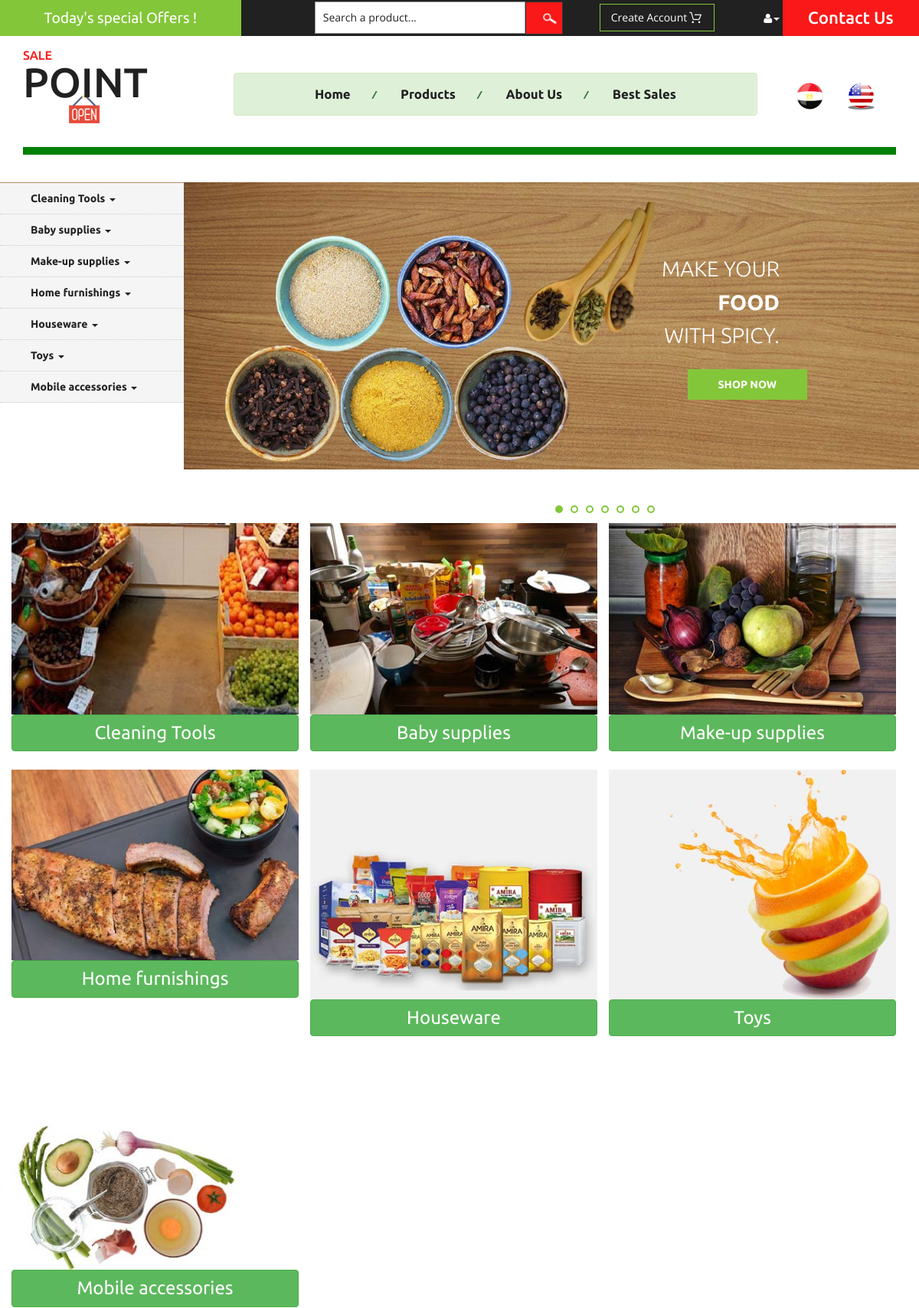
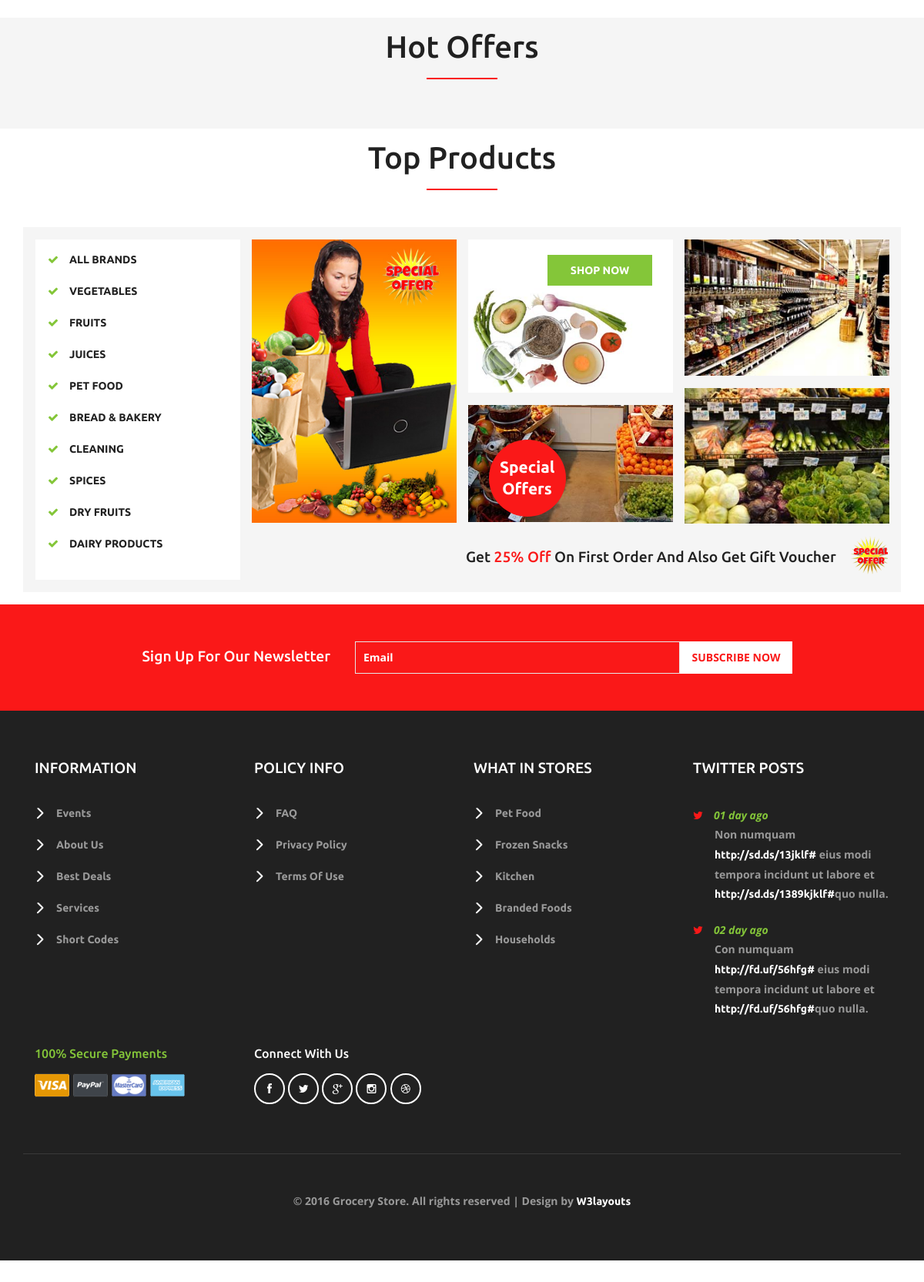
The page / on the database its author committed (2 pictures, top to bottom).
### tables this page shows
CREATE TABLE `department` (
  `DepartmentNo` int(11) NOT NULL,
  `Name` varchar(100) DEFAULT NULL,
  `NameAr` varchar(100) DEFAULT NULL,
  `details` varchar(550) NOT NULL,
  `detailsar` varchar(550) NOT NULL
);

### Classes/Database.php (called while the page is built, shortened)
<?php
    class Database
    {
        var $conn;
        function __construct()
        {
            $this->conn=mysqli_connect("mysql5044.site4now.net","a6e60d_salepoi","ABC@123456","db_a6e60d_salepoi");
        }
      function GetData($select)
      {
        $result= mysqli_query($this->conn,$select);
        return $result;
      }
    }
?>

### Classes/Department.php (called while the page is built, shortened)
<?php
include_once "Database.php";
class Department extends Database implements Operations
{
    public function GetAll(){
        return parent::GetData("SELECT * FROM `department`");
    }
}
?>

### index.php (the view, shortened to what this page needs)
<?php
if(isset($_SESSION["id"]))
include_once "HeaderAfter.php";
else
include_once "HeaderBefore.php";
  ?>
	<div class="banner">
		<div class="w3l_banner_nav_left">
			<nav class="navbar nav_bottom">
				<div class="collapse navbar-collapse" id="bs-megadropdown-tabs">
					<ul class="nav navbar-nav nav_1">
					<?php
					include_once "Classes/Department.php";
					$dept=new Department();
					$rs=$dept->GetAll();
					while($row=mysqli_fetch_assoc($rs))
					{
				?>
						<li class="dropdown mega-dropdown active">
							<a href="#" class="dropdown-toggle" data-toggle="dropdown"> <?php echo $row["Name"]; ?> <span class="caret"></span></a>
						</li>
				<?php } ?>
					</ul>
				 </div>
			</nav>
		</div>
		<div class="w3l_banner_nav_right">
			<section class="slider">
				<div class="flexslider">
					<ul class="slides">
						<li>
							<div class="w3l_banner_nav_right_banner">
								<h3>Make your <span>food</span> with Spicy.</h3>
								<div class="more">
									<a href="products.html" class="button--saqui button--round-l button--text-thick" data-text="Shop now">Shop now</a>
								</div>
							</div>
						</li>
					</ul>
				</div>
			</section>
				<link rel="stylesheet" href="css/flexslider.css" type="text/css" media="screen" property="" />
		</div>
	</div>
<div  style="margin:0 15px;">
				<?php
					include_once "Classes/Department.php";
					$dept=new Department();
					$rs=$dept->GetAll();
					while($row=mysqli_fetch_assoc($rs))
					{
				?>
				<div class="col-md-4 w3l_banner_nav_right_banner3_btml">
					<div class="view view-tenth">
						<img src="Department/<?php echo $row["DepartmentNo"] ?>.jpg" alt=" " class="img-responsive" />
					</div>
					<a href="AllProducts.php?dno=<?php echo $row["DepartmentNo"] ?>">
					<h4 class="btn btn-success" style="width: 100%;color:white;margin-top: 0;">
					   <?php echo $row["Name"] ?>
				    </h4>
					</a>
				</div>
				<?php } ?>
			</div>
	<div class="top-brands">
		<div class="container">
			<h3>Hot Offers</h3>
		</div>
	</div>
	<div class="fresh-vegetables">
		<div class="container">
			<h3>Top Products</h3>
			<div class="w3l_fresh_vegetables_grids">
				<div class="col-md-3 w3l_fresh_vegetables_grid w3l_fresh_vegetables_grid_left">
					<div class="w3l_fresh_vegetables_grid2">
						<ul>
							<li><i class="fa fa-check" aria-hidden="true"></i><a href="products.html">All Brands</a></li>
							<li><i class="fa fa-check" aria-hidden="true"></i><a href="vegetables.html">Vegetables</a></li>
							<li><i class="fa fa-check" aria-hidden="true"></i><a href="vegetables.html">Fruits</a></li>
							<li><i class="fa fa-check" aria-hidden="true"></i><a href="drinks.html">Juices</a></li>
							<li><i class="fa fa-check" aria-hidden="true"></i><a href="pet.html">Pet Food</a></li>
							<li><i class="fa fa-check" aria-hidden="true"></i><a href="bread.html">Bread & Bakery</a></li>
							<li><i class="fa fa-check" aria-hidden="true"></i><a href="household.html">Cleaning</a></li>
							<li><i class="fa fa-check" aria-hidden="true"></i><a href="products.html">Spices</a></li>
							<li><i class="fa fa-check" aria-hidden="true"></i><a href="products.html">Dry Fruits</a></li>
							<li><i class="fa fa-check" aria-hidden="true"></i><a href="products.html">Dairy Products</a></li>
						</ul>
					</div>
				</div>
				<div class="col-md-9 w3l_fresh_vegetables_grid_right">
					<div class="col-md-4 w3l_fresh_vegetables_grid">
						<div class="w3l_fresh_vegetables_grid1">
							<img src="images/8.jpg" alt=" " class="img-responsive" />
						</div>
					</div>
					<div class="col-md-4 w3l_fresh_vegetables_grid">
						<div class="w3l_fresh_vegetables_grid1">
							<div class="w3l_fresh_vegetables_grid1_rel">
								<img src="images/7.jpg" alt=" " class="img-responsive" />
								<div class="w3l_fresh_vegetables_grid1_rel_pos">
									<div class="more m1">
										<a href="products.html" class="button--saqui button--round-l button--text-thick" data-text="Shop now">Shop now</a>
									</div>
								</div>
							</div>
						</div>
						<div class="w3l_fresh_vegetables_grid1_bottom">
							<img src="images/10.jpg" alt=" " class="img-responsive" />
							<div class="w3l_fresh_vegetables_grid1_bottom_pos">
								<h5>Special Offers</h5>
							</div>
						</div>
					</div>
					<div class="col-md-4 w3l_fresh_vegetables_grid">
						<div class="w3l_fresh_vegetables_grid1">
							<img src="images/9.jpg" alt=" " class="img-responsive" />
						</div>
						<div class="w3l_fresh_vegetables_grid1_bottom">
							<img src="images/11.jpg" alt=" " class="img-responsive" />
						</div>
					</div>
					<div class="agileinfo_move_text">
						<div class="agileinfo_marquee">
							<h4>get <span class="blink_me">25% off</span> on first order and also get gift voucher</h4>
						</div>
						<div class="agileinfo_breaking_news">
							<span> </span>
						</div>
						<div class="clearfix"></div>
					</div>
				</div>
			</div>
		</div>
	</div>
	<div class="newsletter">
		<div class="container">
			<div class="w3agile_newsletter_left">
				<h3>sign up for our newsletter</h3>
			</div>
			<div class="w3agile_newsletter_right">
				<form action="#" method="post">
					<input type="email" name="Email" value="Email" onfocus="this.value = '';" onblur="if (this.value == '') {this.value = 'Email';}" required="">
					<input type="submit" value="subscribe now">
				</form>
			</div>
			<div class="clearfix"> </div>
		</div>
	</div>
<?php
include_once "Footer.php";
?>

### HeaderBefore.php (shortened to what this page needs)
<!DOCTYPE html>
<html>
<head>
<link href="css/bootstrap.css" rel="stylesheet" type="text/css" media="all" />
<link href="css/style.css" rel="stylesheet" type="text/css" media="all" />
<link href="css/font-awesome.css" rel="stylesheet" type="text/css" media="all" />
</head>
<body>
	<div class="agileits_header">
		<div class="w3l_offers">
			<a href="products.html">Today's special Offers !</a>
		</div>
		<div class="w3l_search">
			<form action="#" method="post">
				<input type="text" name="Product" value="Search a product..." onfocus="this.value = '';" onblur="if (this.value == '') {this.value = 'Search a product...';}" required="">
				<input type="submit" value=" ">
			</form>
		</div>
		<div class="product_list_header">
			<form action="#" method="post" class="last">
            <input type="submit" name="submit" value="Create Account" class="button" />
            </form>
		</div>
		<div class="w3l_header_right">
			<ul>
				<li class="dropdown profile_details_drop">
					<a href="#" class="dropdown-toggle" data-toggle="dropdown"><i class="fa fa-user" aria-hidden="true"></i><span class="caret"></span></a>
				</li>
			</ul>
		</div>
		<div class="w3l_header_right1">
			<h2 style="margin:0px;"><a href="mail.html">Contact Us</a></h2>
		</div>
	</div>
	<div class="logo_products">
		<div class="container">
			<div class="w3ls_logo_products_left">
				<h1><a href="index.html"><span>Sale</span> Point</a></h1>
			</div>
			<div class="w3ls_logo_products_left1 alert alert-success" style="width: 60%;text-align: center;">
				<ul class="special_items">
                    <b>
                    <li><a href="index.php" style="font-size: larger;">Home</a><i>/</i></li>
                    <li><a href="AllProducts.php" style="font-size: larger;">Products</a><i>/</i></li>
					<li><a href="about.html" style="font-size: larger;">About Us</a><i>/</i></li>
					<li><a href="products.html" style="font-size: larger;">Best Sales</a></li>
                    <b>
				</ul>
			</div>
            <div class="w3ls_logo_products_left1" style="float: right;margin-top: 44px;">
				<ul class="phone_email">
					<li><img src="images/egypt.png" width="35px" height="35px"/></li>
					<li><img src="images/usa.png" width="35px" height="35px"/></li>
				</ul>
			</div>
			<hr style="height: 10px;background-color: green;"/>
		</div>
	</div>

### Footer.php (shortened to what this page needs)
<div class="footer">
		<div class="container">
			<div class="col-md-3 w3_footer_grid">
				<h3>information</h3>
				<ul class="w3_footer_grid_list">
					<li><a href="events.html">Events</a></li>
					<li><a href="about.html">About Us</a></li>
					<li><a href="products.html">Best Deals</a></li>
					<li><a href="services.html">Services</a></li>
					<li><a href="short-codes.html">Short Codes</a></li>
				</ul>
			</div>
			<div class="col-md-3 w3_footer_grid">
				<h3>policy info</h3>
				<ul class="w3_footer_grid_list">
					<li><a href="faqs.html">FAQ</a></li>
					<li><a href="privacy.html">privacy policy</a></li>
					<li><a href="privacy.html">terms of use</a></li>
				</ul>
			</div>
			<div class="col-md-3 w3_footer_grid">
				<h3>what in stores</h3>
				<ul class="w3_footer_grid_list">
					<li><a href="pet.html">Pet Food</a></li>
					<li><a href="frozen.html">Frozen Snacks</a></li>
					<li><a href="kitchen.html">Kitchen</a></li>
					<li><a href="products.html">Branded Foods</a></li>
					<li><a href="household.html">Households</a></li>
				</ul>
			</div>
			<div class="col-md-3 w3_footer_grid">
				<h3>twitter posts</h3>
				<ul class="w3_footer_grid_list1">
					<li><label class="fa fa-twitter" aria-hidden="true"></label><i>01 day ago</i><span>Non numquam <a href="#">http://sd.ds/13jklf#</a>
						eius modi tempora incidunt ut labore et
						<a href="#">http://sd.ds/1389kjklf#</a>quo nulla.</span></li>
					<li><label class="fa fa-twitter" aria-hidden="true"></label><i>02 day ago</i><span>Con numquam <a href="#">http://fd.uf/56hfg#</a>
						eius modi tempora incidunt ut labore et
						<a href="#">http://fd.uf/56hfg#</a>quo nulla.</span></li>
				</ul>
			</div>
			<div class="clearfix"> </div>
			<div class="agile_footer_grids">
				<div class="col-md-3 w3_footer_grid agile_footer_grids_w3_footer">
					<div class="w3_footer_grid_bottom">
						<h4>100% secure payments</h4>
						<img src="images/card.png" alt=" " class="img-responsive" />
					</div>
				</div>
				<div class="col-md-3 w3_footer_grid agile_footer_grids_w3_footer">
					<div class="w3_footer_grid_bottom">
						<h5>connect with us</h5>
						<ul class="agileits_social_icons">
							<li><a href="#" class="facebook"><i class="fa fa-facebook" aria-hidden="true"></i></a></li>
							<li><a href="#" class="twitter"><i class="fa fa-twitter" aria-hidden="true"></i></a></li>
							<li><a href="#" class="google"><i class="fa fa-google-plus" aria-hidden="true"></i></a></li>
							<li><a href="#" class="instagram"><i class="fa fa-instagram" aria-hidden="true"></i></a></li>
							<li><a href="#" class="dribbble"><i class="fa fa-dribbble" aria-hidden="true"></i></a></li>
						</ul>
					</div>
				</div>
				<div class="clearfix"> </div>
			</div>
			<div class="wthree_footer_copy">
				<p>© 2016 Grocery Store. All rights reserved | Design by <a href="http://w3layouts.com/">W3layouts</a></p>
			</div>
		</div>
	</div>
</body>
</html>

### css/flexslider.css (style rules this page uses)
.slides, .flex-control-nav, .flex-direction-nav { margin: 0; padding: 0; list-style: none; }
.flexslider .slides > li { display: none; -webkit-backface-visibility: hidden; }
.slides:after { content: "."; display: block; clear: both; visibility: hidden; line-height: 0; height: 0; }
.flexslider { border: 0px; position: relative; zoom: 1; overflow: hidden; }
.flexslider .slides { zoom: 1; }

### rows shown on the page
department: Name "Cleaning Tools", shows a picture
department: Name "Baby supplies", shows a picture
department: Name "Make-up supplies", shows a picture
department: Name "Home furnishings", shows a picture
department: Name "Houseware", shows a picture
department: Name "Toys", shows a picture
department: Name "Mobile accessories", shows a picture
